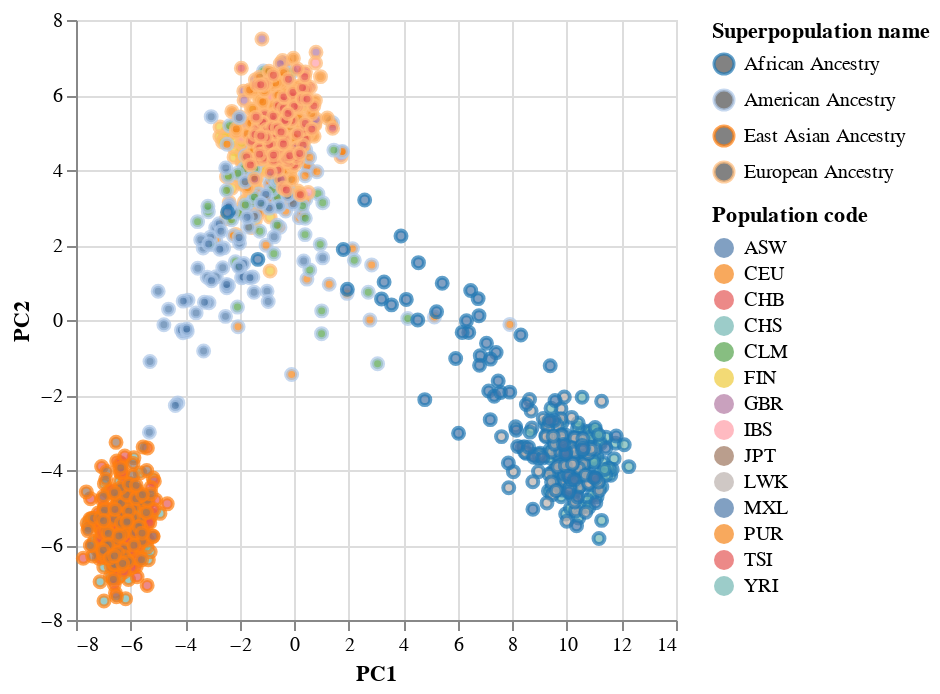

Notebook code for this chart:
### Code cell
alt.Chart(df_plot).mark_point().encode(
    x='PC1',
    y='PC2',
    color=alt.Color('Superpopulation name', scale=alt.Scale(scheme='category20')),
    fill='Population code'
)

### Figure 1 — Vega-Lite specification as saved in the notebook (floating-point values rounded to 4 significant figures; data arrays with more than 128 entries replaced by an {"elided": "..."} marker saying what was removed)
{"config": {"view": {"continuousWidth": 300, "continuousHeight": 300}}, "data": {"name": "data-26b01803dc7b276cfc3f5f8384024f37"}, "mark": {"type": "point"}, "encoding": {"color": {"field": "Superpopulation name", "scale": {"scheme": "category20"}, "type": "nominal"}, "fill": {"field": "Population code", "type": "nominal"}, "x": {"field": "PC1", "type": "quantitative"}, "y": {"field": "PC2", "type": "quantitative"}}, "$schema": "https://vega.github.io/schema/vega-lite/v5.8.0.json", "datasets": {"data-26b01803dc7b276cfc3f5f8384024f37": {"elided": "1092 records"}}}
